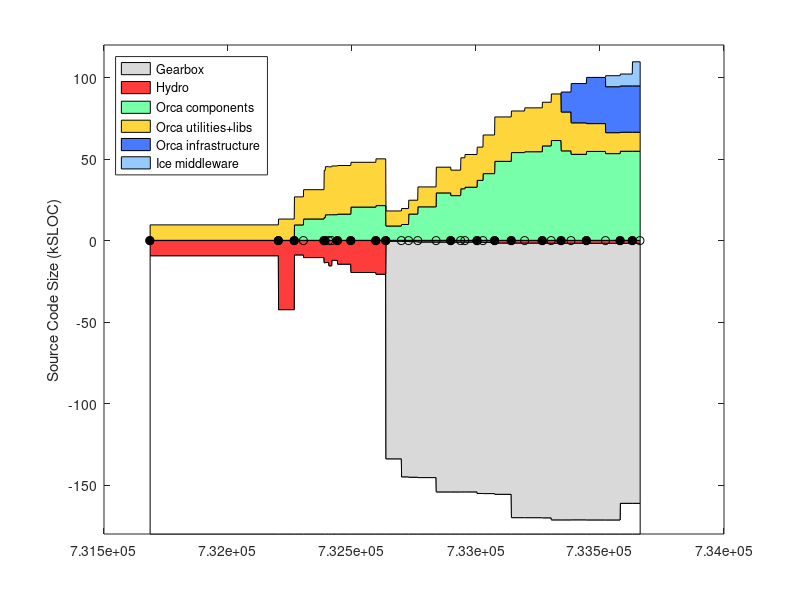

MATLAB code to generate this figure: (Note: this script raises an error after producing the figure.)
% keep track of orca project size using sloccount
clear all

%%%%%%%%%% DATA %%%%%%%%%%%%%%%%%%%%

% include/* except: include/{Freeze IceSSL IcePatch2}
% src/{Ice Slice IceGrid icecpp IceStorm slice2cpp IceUtil IceBox IceXML}
%  Sice212 = [
%  (7842-1000) + (22093+18419+11499+10568+4392+4200+4252+567+316)
%  ];
%  Sice301 = [
%  (8164-1000) + (23018+19384+19169+10596+4479+4343+4308+622+319)
%  ];
% same as above, but now also add Java:
% src/{IceInternal Ice IceUtil IceBox}
%  Sice310 = [
%  (8810-1200) + (24275+20494+22689+10587+4569+4877+4770+667+319) + (13190+6915+1262+493)
%  ];
%  Sice311 = [
%  (8950-1275) + (24511+20505+22898+10590+4600+4884+4782+683+323) + (13266+6929+1262+504)
%  ];

% it's much easier to count the whole of Ice (we use most of it anyway)
% sloccount include/ src/
% (this does not account for .ice files in [ice]/slice/* but it's a small fraction of total)
% c_count slice/*/*.ice
Sice212 = 133523;
Sice301 = 144513;
Sice310 = 153243;
Sice311 = 154145;
Sice320 = 168475;
Sice321 = 169725;
% sloccount cpp/include/ cpp/src/
Sice330 = 159523;

% indeces
iyy=1;
imm=2;
idd=3;
iver=4;
isub=5;
ibase=6;
icomp=7;
iutil=8;
iad=9;
icrp=10;

% the old way to count lines in *.ice files:
% rename them to *.cpp like this:
% $cd src/interfaces/slice/orca; for file in *; do mv $file `echo $file | sed s/.ice/.cpp/`; done
Sorca = [ ...
% YY    MM  DD  ?   SUB     BASE    COMP   UTILS   A&D  COMMON  VERSION
% 0.8.6: a single distro, divide in halves arbitrarily
2003     4  14  1   0       18930/2 18930/2  0      0   0    % 0.8.6 (last change in doc/ChangeLog
% BASE: orca-base
% COMP: sloccount orca-components/src/components
% UTIL: slocc orca-components/src/util
2004     9  13  1   0       42543   13047   0       0   0   % 0.11.0
2004    11  16  1   0       8963    17208   9441    0   0   % 0.12.0
2004    12  23  0   0       10596   17965   13094   0   0   % 0.12.1
2005     3  16  1   0       13767   28881   14005   0   0   % 0.13.0
2005     3  21  0   0       13620   29524   15665   0   0   % 0.13.1
2005     4   4  0   0       15630   29345   15727   0   0   % 0.13.2
2005     4  16  0   0       12283   29897   15724   0   0   % 0.13.3
2005     5   9  1   0       14639   29838   16056   0   0   % 0.14.0
2005     7   2  1   0       19751   27479   20395   0   0   % 0.15.0
2005    10  11  1   0       20818   28675   21303   0   0   % 1.0.0
% BASE: c_count src/interfaces/slice/orca/*.ice
% COMP: sloccount src/components
% UTIL: sloccount src/utils
2005    11  20  1   Sice212 530    9226         8781        0    0   % 2.0.0-rc1
2006     1  22  0   Sice301 596    9801         9695        0    0   % 2.0.0-rc2
% UTIL-IN-COMP: sloccount components/log* 
% COMP: sloccount components MINUS UTIL-IN-COMP
% UTIL: sloccount utils PLUS UTIL-IN-COMP
2006     2  20  0   Sice301 813    9867-1372    14734+1372  0    0  % 2.0.0-rc3
% UTIL-IN-COMP: sloccount components/orcaview* components/log*
2006     3  29  0   Sice301 1052   14625-2421   18131+2421  0    0  % 2.0.0-rc4
2006     6  11  0   Sice310 1116   19999-4215   24867+4215  0    0  % 2.0.0-rc5  
2006     8   9  1   Sice310 1116   19979-4348   23066+4348  0    0  % 2.0.0
2006     9  18  0   Sice310 1094   19317-329    31304+329   0    0  % 2.0.1
2006    10   5  0   Sice310 1094   20384-329    32255+329   0    0  % 2.0.2
2006    11  23  1   Sice311 1178   21408-1001   35768+1001  0    0  % 2.1.0
% BASE: c_count src/interfaces/slice/orca/*.ice
% COMP: sloccount src/components
% UTIL: sloccount src/utils src/libs
2006    12  17  0   Sice311 1240    23701   40914  0     0 % 2.1.1
2007     2   2  1   Sice311 1671    27238   48446  0     0 % 2.2.0
2007     4  10  1   Sice320 1671    25512   53828  0     0 % 2.3.0
2007     6   3  0   Sice320 1682    26905   54359  0     0 % 2.4.0
2007     8  13  1   Sice320 1772    26795   57918  0     0 % 2.5.0
2007     9  18  0   Sice321 1787    28573   61216  0     0 % 2.6.0
% A&D: Hydro: sloccount src
2007    10  28  1   Sice321 1787    23840   54879  12251  0     % 2.7.0
2007    12   7  0   Sice321 1750    19312   52762  24104  0     % 2.8.0
2008     2   7  1   Sice321 1811    17083   54520  28341  0     % 2.9.0
% COMMON: Gearbox: sloccount src
% YY    MM  DD  ?   SUB     BASE    COMP    UTILS  A&D   COMMON VERSION
2008     4  24  0   Sice321 1825    12851   53186  28196  6750  % 2.10.0 (G 1.0.0)
2008     6  22  1   Sice330 1819    11680   54648  28410  7277  % 2.11.0 (G 1.0.0)
2008     8  10  1   Sice330 1819    11680   54648  28410  14787 % 2.12.0 (G 8,07)
];
Vorca ={'0.8.6', '0.11.0', '0.12.0', '0.12.1', '0.13.0', '0.13.1', '0.13.2', '0.13.3', '0.14.0', '0.15.0', '1.0.0', ...
    '2.0.0-rc1', '2.0.0-rc2', '2.0.0-rc3', '2.0.0-rc4', '2.0.0-rc5', '2.0.0', '2.0.1', '2.0.2', '2.1.0', '2.1.1', ...
    '2.2.0', '2.3.0', '2.4.0', '2.5.0', '2.6.0', '2.7.0', '2.8.0', '2.9.0', '2.10.0', '2.11.0', '2.12.0' }';

% add a dummy release just for display
Sorca(end+1,:) = Sorca(end,:);
Sorca(end,imm) = Sorca(end,imm)+1;
Sorca(end,iver) = 0;
Vorca{end+1} = 'dummy';

% convert dates
Torca = datenum(Sorca(:,iyy),Sorca(:,imm),Sorca(:,idd));

% 2nd digit releases
i2 = (Sorca(:,iver)==1);
Torca2 = Torca(i2);
Vorca2 = Vorca(i2);

% for comparison, ASN
%  Sasn = 90433;

Sgenom = [
% YY    MM  DD  ? SUB   BASE    COMP    UTIL    VERSION
% SUB : cd pocolibs-2.3; sloccount include src
% BASE: cd genom-2.0; sloccount include src
% COMP: 0
% UTIL: 0 
2007    8   31  1  9786    11368   0   0       % 2.0
];

Splayer = [ 
% YY    MM  DD  ?   SUB     BASE                COMP       UTIL  VERSION
% BASE: (server-drivers)+client_libs
% COMP: drivers + utils
2002    12 04   1  0    (17331-12037)+9188      12037+2685 0    % 1.3.1
2003    7  15   1  0    (30452-24334)+12458     24334+3064 0    % 1.4-rc1
2003    12 07   1  0    (37378-30947)+13110     30947+9633 0    % 1.4-rc2
2004    5  31   1  0    (49225-42643)+13664     42643+3550 0    % 1.5
2004    11 12   1  0    (50758-43190)+13545     43190+4479 0    % 1.6
2005    1  31   0  0    (52069-44517)+13576     44517+4662 0    % 1.6.2
2005    7  28   0  0    (53348-45686)+14300     45686+5188 0    % 1.6.5
% BASE: (libplayercore-./bindings) + client_libs + (libplayertcp-./bindings)
% note: libplayerxdr is autogenerated
% COMP: server + utils
2005    10 25   0  0    (4866-0)+7560+(1391-0)  46474+5725  0   % 2.0pre7
% SUB : 0
% BASE: sloccount libplayercore client_libs libplayertcp 
%           MINUS sloccount libplayercore/bindings/ libplayertcp/bindings
% note: libplayerxdr is autogenerated
% COMP: sloccount server 
% UTIL: sloccount utils PLUS stage/src
% YY    MM  DD  ?   SUB     BASE                COMP       UTIL  VERSION
2006    2  28   1  0    63992-47749-1291        54704       0     % 2.0.0
2006    3  25   1  0    65606-48912-1291        53033       0     % 2.0.1
2006    6   9   1  0    69083-51546-1319        61421       0     % 2.0.2
2006    9  26   1  0    69388-51546-1319        64088       13606       % 2.0.3
2007    5   2   1  0    69602-51686-1359        58396       9589+13606  % 2.0.4
2007   12  13   1  0    34980-2039              74385       11417+15464 % 2.1.0rc1
2008    6  20   1  0    25068-109               85020       12150+15464 % 2.1.0
];
Tplayer = datenum(Splayer(:,1),Splayer(:,2),Splayer(:,3));

Saria = [
% YY    MM  DD  ? SUB   BASE    COMP    UTIL    VERSION
% SUB : 0
% BASE: sloccount ArNetworking/include/ ArNetworking/src/
% COMP: sloccount include src
% UTIL: 0 
2007    2   20  1  0    15854   45965   0       % 2.5.1
];

Scarmen = [
% YY    MM  DD  ?   SUB     BASE    COMP                    UTIL   VERSION
% SUB : cd src; sloccount ipc
% BASE: sloccount carmenpp global java python
% COMP: sloccount src MINUS all other
% UTIL: sloccount logger logtools mapeditor param_daemon robotgui simulator 
2007    8   15  1  24965    12032   107745-24965-12032-19629  19629   % 0.6.7
];

Sorocos = [
% YY    MM  DD  ?   SUB     BASE    COMP                        UTIL   VERSION
% SUB : cd ACE_wrappers; sloccount ace PLUS sloccount TAO/tao/
% BASE: ?
% LIBS: sloccount orocos-bfl-[VERSION]-src/src PLUS sloccount kdl-[VERSION]/kdl
% COMP: sloccount orocos-rtt-[VERSION]/src PLUS cd orocos-ocl-[VERSION]; sloccount hardware motion_control
% UTIL: cd orocos-ocl-[VERSION]; sloccount taskbrowser signals deployment reporting viewer ocl 
2007    8   15  1  160300+237011   0   (7767+12865)+(48971+20068)    5104   % ace-5.5, tao-1.5, rtt-1.2.1, bfl-0.6.1, kdl-0.4, ocl-0.4.1
];

Syarp = [
% YY    MM  DD  ?   SUB  BASE     COMP       UTIL   VERSION
% SUB : 0
% BASE: sloccount libYARP_OS libYARP_OS_compat
% COMP: sloccount yarpdev libYARP_dev libYARP_math libYARP_sig libYARP_sig_compat 
% UTIL: sloccount yarp-imageviewer modules
2007    7   26  1  0     21633   23528    1613   % 2.1.6
];

% YY    MM  DD  ?   SUB  BASE     COMP       UTIL
% SUB : 0
% BASE: 0
% COMP: sloccount . (matlab files will not be counted)
% UTIL: 0
Sopenslam = [
2007    8   16  1   0    0        23719      0
];

%%%%%%%%%% PLOTTING %%%%%%%%%%%%%%%%%%%%

Smax = 180;
d0 = [Torca Torca+1]'; d0=d0(:); d0(1)=[];
d1 = Smax-Sorca(:,isub)-Sorca(:,ibase); d1 = [d1 d1]'; d1=d1(:); d1(end)=[];
d2 = Sorca(:,isub); d2 = [d2 d2]'; d2=d2(:); d2(end)=[];
d3 = Sorca(:,ibase); d3 = [d3 d3]'; d3=d3(:); d3(end)=[];
d4 = Sorca(:,icomp); d4 = [d4 d4]'; d4=d4(:); d4(end)=[];
d5 = Sorca(:,iutil); d5 = [d5 d5]'; d5=d5(:); d5(end)=[];
d6 = Sorca(:,iad); d6 = [d6 d6]'; d6=d6(:); d6(end)=[];
d7 = Sorca(:,icrp); d7 = [d7 d7]'; d7=d7(:); d7(end)=[];

figure(1), clf
ha=area( d0, [d1 d2 d3 d5 d4 d6 d7]/1e3, -Smax ); hold on
plot( Torca, 0*Torca, 'k-o' )
h2=plot( Torca2, 0*Torca2, 'ko' );
set(h2,'markerfacecolor','k')
ylabel('Source Code Size (kSLOC)')

% colors
white = 1*[1 1 1];
gray = .85*[1 1 1];
red = min(255,[255 0 0]+60)/255;
orange = min(255,[255 153 0]+60)/255;
green = min(255,[60 255 109]+60)/255;
dblue = min(255,[51 102 255]+20)/255;
lblue = min(255,[51 102 255]+100)/255;

set(ha(1),'facecolor', white);
set(ha(2),'facecolor', gray);
set(ha(3),'facecolor', red);
set(ha(4),'facecolor', green);
set(ha(5),'facecolor', orange);
set(ha(6),'facecolor', dblue);
set(ha(7),'facecolor', lblue);
ha(1)=[];
legend(fliplr(ha),'Gearbox','Hydro','Orca components','Orca utilities+libs','Orca infrastructure','Ice middleware', 'Location','NorthWest')
%  xlim(datenum([2004;2005],[7;7],[1;1]) )
ylim([-Smax 120])
ax=axis;
%  xlim( [ax(1) datenum([2006 12 31])] )
ax=axis;
% label releases
mark('x', Torca2 )
i2odd = (1:2:length(Torca2));
ht = text(Torca2(i2odd)+5,.04*ax(4)*ones(length(i2odd),1),Vorca2(i2odd));
set(ht,'fontsize',8)
i2even = (2:2:length(Torca2));
ht = text(Torca2(i2even)+5,.08*ax(4)*ones(length(i2even),1),Vorca2(i2even));
set(ht,'fontsize',8)
datetick( 'x', 12 )
hp = plot( Tplayer, -Splayer(:,ibase)/1e3, 'k--o', Tplayer, Splayer(:,icomp)/1e3, 'k--o' );
set(hp, 'color', .5*[1 1 1] )
hpt = text( Tplayer(2), -Splayer(2,ibase)/1e3-8, 'Player infrastructure');
set(hpt, 'color', .5*[1 1 1] )
hpt = text( Tplayer(2), (Splayer(2,icomp)+Splayer(2,iutil))/1e3-5, 'Player "components+utils"');
set(hpt, 'color', .5*[1 1 1] )
%mark('y', Dasn(1,1)/1e3 );
%text( datenum([2003 5 1]), Dasn(1,1)/1e3, 'ASN')
xlabel('Releases')
title('http://orca-robotics.sf.net')

ht=text(datenum(2003,7,1),-Smax+15, '*   generated using David A. Wheeler`s SLOCCount' );
set(ht,'fontsize',8)
ht=text(datenum(2003,7,1),-Smax+5, '** see data in [ORCA]/scripts/matlab/sloccount/slocs.m' );
set(ht,'fontsize',8)

xlim( [ax(1) datenum([2008 11 1])] )
